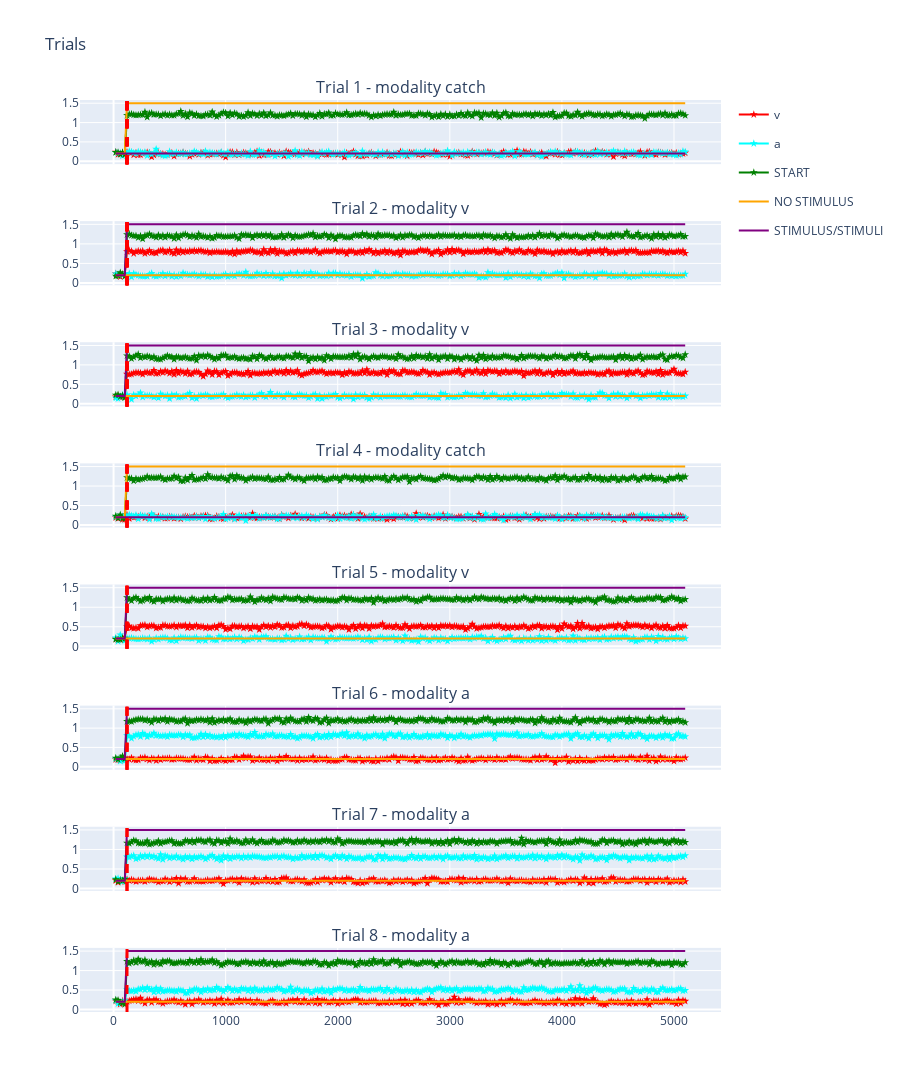

The cell this chart's notebook holds for it:
### Code cell
fig = hab_task.plot_trials(8)
fig.show()

### Figure 1 — Plotly figure (JSON) as saved in the notebook; plotly's stock layout.template omitted (floating-point values rounded to 4 significant figures; data arrays with more than 128 entries replaced by an {"elided": "..."} marker saying what was removed)
{"data": [{"legendgroup": "v", "line": {"color": "#ff0000"}, "marker": {"symbol": "star"}, "mode": "markers+lines", "name": "v", "showlegend": true, "type": "scatter", "x": {"elided": "255 int values"}, "xaxis": "x", "y": {"elided": "255 float values"}, "yaxis": "y"}, {"legendgroup": "a", "line": {"color": "#00ffff"}, "marker": {"symbol": "star"}, "mode": "markers+lines", "name": "a", "showlegend": true, "type": "scatter", "x": {"elided": "255 int values"}, "xaxis": "x", "y": {"elided": "255 float values"}, "yaxis": "y"}, {"legendgroup": "START", "line": {"color": "green"}, "marker": {"symbol": "star"}, "mode": "markers+lines", "name": "START", "showlegend": true, "type": "scatter", "x": {"elided": "255 int values"}, "xaxis": "x", "y": {"elided": "255 float values"}, "yaxis": "y"}, {"legendgroup": "OUTPUT 1", "line": {"color": "orange"}, "mode": "lines", "name": "NO STIMULUS", "showlegend": true, "type": "scatter", "x": {"elided": "255 int values"}, "xaxis": "x", "y": {"elided": "255 float values"}, "yaxis": "y"}, {"legendgroup": "OUTPUT 2", "line": {"color": "purple"}, "mode": "lines", "name": "STIMULUS/STIMULI", "showlegend": true, "type": "scatter", "x": {"elided": "255 int values"}, "xaxis": "x", "y": {"elided": "255 float values"}, "yaxis": "y"}, {"legendgroup": "v", "line": {"color": "#ff0000"}, "marker": {"symbol": "star"}, "mode": "markers+lines", "name": "v", "showlegend": false, "type": "scatter", "x": {"elided": "255 int values"}, "xaxis": "x2", "y": {"elided": "255 float values"}, "yaxis": "y2"}, {"legendgroup": "a", "line": {"color": "#00ffff"}, "marker": {"symbol": "star"}, "mode": "markers+lines", "name": "a", "showlegend": false, "type": "scatter", "x": {"elided": "255 int values"}, "xaxis": "x2", "y": {"elided": "255 float values"}, "yaxis": "y2"}, {"legendgroup": "START", "line": {"color": "green"}, "marker": {"symbol": "star"}, "mode": "markers+lines", "name": "START", "showlegend": false, "type": "scatter", "x": {"elided": "255 int values"}, "xaxis": "x2", "y": {"elided": "255 float values"}, "yaxis": "y2"}, {"legendgroup": "OUTPUT 1", "line": {"color": "orange"}, "mode": "lines", "name": "NO STIMULUS", "showlegend": false, "type": "scatter", "x": {"elided": "255 int values"}, "xaxis": "x2", "y": {"elided": "255 float values"}, "yaxis": "y2"}, {"legendgroup": "OUTPUT 2", "line": {"color": "purple"}, "mode": "lines", "name": "STIMULUS/STIMULI", "showlegend": false, "type": "scatter", "x": {"elided": "255 int values"}, "xaxis": "x2", "y": {"elided": "255 float values"}, "yaxis": "y2"}, {"legendgroup": "v", "line": {"color": "#ff0000"}, "marker": {"symbol": "star"}, "mode": "markers+lines", "name": "v", "showlegend": false, "type": "scatter", "x": {"elided": "255 int values"}, "xaxis": "x3", "y": {"elided": "255 float values"}, "yaxis": "y3"}, {"legendgroup": "a", "line": {"color": "#00ffff"}, "marker": {"symbol": "star"}, "mode": "markers+lines", "name": "a", "showlegend": false, "type": "scatter", "x": {"elided": "255 int values"}, "xaxis": "x3", "y": {"elided": "255 float values"}, "yaxis": "y3"}, {"legendgroup": "START", "line": {"color": "green"}, "marker": {"symbol": "star"}, "mode": "markers+lines", "name": "START", "showlegend": false, "type": "scatter", "x": {"elided": "255 int values"}, "xaxis": "x3", "y": {"elided": "255 float values"}, "yaxis": "y3"}, {"legendgroup": "OUTPUT 1", "line": {"color": "orange"}, "mode": "lines", "name": "NO STIMULUS", "showlegend": false, "type": "scatter", "x": {"elided": "255 int values"}, "xaxis": "x3", "y": {"elided": "255 float values"}, "yaxis": "y3"}, {"legendgroup": "OUTPUT 2", "line": {"color": "purple"}, "mode": "lines", "name": "STIMULUS/STIMULI", "showlegend": false, "type": "scatter", "x": {"elided": "255 int values"}, "xaxis": "x3", "y": {"elided": "255 float values"}, "yaxis": "y3"}, {"legendgroup": "v", "line": {"color": "#ff0000"}, "marker": {"symbol": "star"}, "mode": "markers+lines", "name": "v", "showlegend": false, "type": "scatter", "x": {"elided": "255 int values"}, "xaxis": "x4", "y": {"elided": "255 float values"}, "yaxis": "y4"}, {"legendgroup": "a", "line": {"color": "#00ffff"}, "marker": {"symbol": "star"}, "mode": "markers+lines", "name": "a", "showlegend": false, "type": "scatter", "x": {"elided": "255 int values"}, "xaxis": "x4", "y": {"elided": "255 float values"}, "yaxis": "y4"}, {"legendgroup": "START", "line": {"color": "green"}, "marker": {"symbol": "star"}, "mode": "markers+lines", "name": "START", "showlegend": false, "type": "scatter", "x": {"elided": "255 int values"}, "xaxis": "x4", "y": {"elided": "255 float values"}, "yaxis": "y4"}, {"legendgroup": "OUTPUT 1", "line": {"color": "orange"}, "mode": "lines", "name": "NO STIMULUS", "showlegend": false, "type": "scatter", "x": {"elided": "255 int values"}, "xaxis": "x4", "y": {"elided": "255 float values"}, "yaxis": "y4"}, {"legendgroup": "OUTPUT 2", "line": {"color": "purple"}, "mode": "lines", "name": "STIMULUS/STIMULI", "showlegend": false, "type": "scatter", "x": {"elided": "255 int values"}, "xaxis": "x4", "y": {"elided": "255 float values"}, "yaxis": "y4"}, {"legendgroup": "v", "line": {"color": "#ff0000"}, "marker": {"symbol": "star"}, "mode": "markers+lines", "name": "v", "showlegend": false, "type": "scatter", "x": {"elided": "255 int values"}, "xaxis": "x5", "y": {"elided": "255 float values"}, "yaxis": "y5"}, {"legendgroup": "a", "line": {"color": "#00ffff"}, "marker": {"symbol": "star"}, "mode": "markers+lines", "name": "a", "showlegend": false, "type": "scatter", "x": {"elided": "255 int values"}, "xaxis": "x5", "y": {"elided": "255 float values"}, "yaxis": "y5"}, {"legendgroup": "START", "line": {"color": "green"}, "marker": {"symbol": "star"}, "mode": "markers+lines", "name": "START", "showlegend": false, "type": "scatter", "x": {"elided": "255 int values"}, "xaxis": "x5", "y": {"elided": "255 float values"}, "yaxis": "y5"}, {"legendgroup": "OUTPUT 1", "line": {"color": "orange"}, "mode": "lines", "name": "NO STIMULUS", "showlegend": false, "type": "scatter", "x": {"elided": "255 int values"}, "xaxis": "x5", "y": {"elided": "255 float values"}, "yaxis": "y5"}, {"legendgroup": "OUTPUT 2", "line": {"color": "purple"}, "mode": "lines", "name": "STIMULUS/STIMULI", "showlegend": false, "type": "scatter", "x": {"elided": "255 int values"}, "xaxis": "x5", "y": {"elided": "255 float values"}, "yaxis": "y5"}, {"legendgroup": "v", "line": {"color": "#ff0000"}, "marker": {"symbol": "star"}, "mode": "markers+lines", "name": "v", "showlegend": false, "type": "scatter", "x": {"elided": "255 int values"}, "xaxis": "x6", "y": {"elided": "255 float values"}, "yaxis": "y6"}, {"legendgroup": "a", "line": {"color": "#00ffff"}, "marker": {"symbol": "star"}, "mode": "markers+lines", "name": "a", "showlegend": false, "type": "scatter", "x": {"elided": "255 int values"}, "xaxis": "x6", "y": {"elided": "255 float values"}, "yaxis": "y6"}, {"legendgroup": "START", "line": {"color": "green"}, "marker": {"symbol": "star"}, "mode": "markers+lines", "name": "START", "showlegend": false, "type": "scatter", "x": {"elided": "255 int values"}, "xaxis": "x6", "y": {"elided": "255 float values"}, "yaxis": "y6"}, {"legendgroup": "OUTPUT 1", "line": {"color": "orange"}, "mode": "lines", "name": "NO STIMULUS", "showlegend": false, "type": "scatter", "x": {"elided": "255 int values"}, "xaxis": "x6", "y": {"elided": "255 float values"}, "yaxis": "y6"}, {"legendgroup": "OUTPUT 2", "line": {"color": "purple"}, "mode": "lines", "name": "STIMULUS/STIMULI", "showlegend": false, "type": "scatter", "x": {"elided": "255 int values"}, "xaxis": "x6", "y": {"elided": "255 float values"}, "yaxis": "y6"}, {"legendgroup": "v", "line": {"color": "#ff0000"}, "marker": {"symbol": "star"}, "mode": "markers+lines", "name": "v", "showlegend": false, "type": "scatter", "x": {"elided": "255 int values"}, "xaxis": "x7", "y": {"elided": "255 float values"}, "yaxis": "y7"}, {"legendgroup": "a", "line": {"color": "#00ffff"}, "marker": {"symbol": "star"}, "mode": "markers+lines", "name": "a", "showlegend": false, "type": "scatter", "x": {"elided": "255 int values"}, "xaxis": "x7", "y": {"elided": "255 float values"}, "yaxis": "y7"}, {"legendgroup": "START", "line": {"color": "green"}, "marker": {"symbol": "star"}, "mode": "markers+lines", "name": "START", "showlegend": false, "type": "scatter", "x": {"elided": "255 int values"}, "xaxis": "x7", "y": {"elided": "255 float values"}, "yaxis": "y7"}, {"legendgroup": "OUTPUT 1", "line": {"color": "orange"}, "mode": "lines", "name": "NO STIMULUS", "showlegend": false, "type": "scatter", "x": {"elided": "255 int values"}, "xaxis": "x7", "y": {"elided": "255 float values"}, "yaxis": "y7"}, {"legendgroup": "OUTPUT 2", "line": {"color": "purple"}, "mode": "lines", "name": "STIMULUS/STIMULI", "showlegend": false, "type": "scatter", "x": {"elided": "255 int values"}, "xaxis": "x7", "y": {"elided": "255 float values"}, "yaxis": "y7"}, {"legendgroup": "v", "line": {"color": "#ff0000"}, "marker": {"symbol": "star"}, "mode": "markers+lines", "name": "v", "showlegend": false, "type": "scatter", "x": {"elided": "255 int values"}, "xaxis": "x8", "y": {"elided": "255 float values"}, "yaxis": "y8"}, {"legendgroup": "a", "line": {"color": "#00ffff"}, "marker": {"symbol": "star"}, "mode": "markers+lines", "name": "a", "showlegend": false, "type": "scatter", "x": {"elided": "255 int values"}, "xaxis": "x8", "y": {"elided": "255 float values"}, "yaxis": "y8"}, {"legendgroup": "START", "line": {"color": "green"}, "marker": {"symbol": "star"}, "mode": "markers+lines", "name": "START", "showlegend": false, "type": "scatter", "x": {"elided": "255 int values"}, "xaxis": "x8", "y": {"elided": "255 float values"}, "yaxis": "y8"}, {"legendgroup": "OUTPUT 1", "line": {"color": "orange"}, "mode": "lines", "name": "NO STIMULUS", "showlegend": false, "type": "scatter", "x": {"elided": "255 int values"}, "xaxis": "x8", "y": {"elided": "255 float values"}, "yaxis": "y8"}, {"legendgroup": "OUTPUT 2", "line": {"color": "purple"}, "mode": "lines", "name": "STIMULUS/STIMULI", "showlegend": false, "type": "scatter", "x": {"elided": "255 int values"}, "xaxis": "x8", "y": {"elided": "255 float values"}, "yaxis": "y8"}], "layout": {"annotations": [{"font": {"size": 16}, "showarrow": false, "text": "Trial 1 - modality catch", "x": 0.5, "xanchor": "center", "xref": "paper", "y": 1, "yanchor": "bottom", "yref": "paper"}, {"font": {"size": 16}, "showarrow": false, "text": "Trial 2 - modality v", "x": 0.5, "xanchor": "center", "xref": "paper", "y": 0.8672, "yanchor": "bottom", "yref": "paper"}, {"font": {"size": 16}, "showarrow": false, "text": "Trial 3 - modality v", "x": 0.5, "xanchor": "center", "xref": "paper", "y": 0.7344, "yanchor": "bottom", "yref": "paper"}, {"font": {"size": 16}, "showarrow": false, "text": "Trial 4 - modality catch", "x": 0.5, "xanchor": "center", "xref": "paper", "y": 0.6016, "yanchor": "bottom", "yref": "paper"}, {"font": {"size": 16}, "showarrow": false, "text": "Trial 5 - modality v", "x": 0.5, "xanchor": "center", "xref": "paper", "y": 0.4688, "yanchor": "bottom", "yref": "paper"}, {"font": {"size": 16}, "showarrow": false, "text": "Trial 6 - modality a", "x": 0.5, "xanchor": "center", "xref": "paper", "y": 0.3359, "yanchor": "bottom", "yref": "paper"}, {"font": {"size": 16}, "showarrow": false, "text": "Trial 7 - modality a", "x": 0.5, "xanchor": "center", "xref": "paper", "y": 0.2031, "yanchor": "bottom", "yref": "paper"}, {"font": {"size": 16}, "showarrow": false, "text": "Trial 8 - modality a", "x": 0.5, "xanchor": "center", "xref": "paper", "y": 0.07031, "yanchor": "bottom", "yref": "paper"}], "height": 1300, "shapes": [{"line": {"color": "red", "dash": "dash", "width": 3}, "type": "line", "x0": 120, "x1": 120, "xref": "x", "y0": 0, "y1": 1, "yref": "y domain"}, {"line": {"color": "red", "dash": "dash", "width": 3}, "type": "line", "x0": 120, "x1": 120, "xref": "x", "y0": 0, "y1": 1, "yref": "y domain"}, {"line": {"color": "red", "dash": "dash", "width": 3}, "type": "line", "x0": 120, "x1": 120, "xref": "x2", "y0": 0, "y1": 1, "yref": "y2 domain"}, {"line": {"color": "red", "dash": "dash", "width": 3}, "type": "line", "x0": 120, "x1": 120, "xref": "x", "y0": 0, "y1": 1, "yref": "y domain"}, {"line": {"color": "red", "dash": "dash", "width": 3}, "type": "line", "x0": 120, "x1": 120, "xref": "x2", "y0": 0, "y1": 1, "yref": "y2 domain"}, {"line": {"color": "red", "dash": "dash", "width": 3}, "type": "line", "x0": 120, "x1": 120, "xref": "x3", "y0": 0, "y1": 1, "yref": "y3 domain"}, {"line": {"color": "red", "dash": "dash", "width": 3}, "type": "line", "x0": 120, "x1": 120, "xref": "x", "y0": 0, "y1": 1, "yref": "y domain"}, {"line": {"color": "red", "dash": "dash", "width": 3}, "type": "line", "x0": 120, "x1": 120, "xref": "x2", "y0": 0, "y1": 1, "yref": "y2 domain"}, {"line": {"color": "red", "dash": "dash", "width": 3}, "type": "line", "x0": 120, "x1": 120, "xref": "x3", "y0": 0, "y1": 1, "yref": "y3 domain"}, {"line": {"color": "red", "dash": "dash", "width": 3}, "type": "line", "x0": 120, "x1": 120, "xref": "x4", "y0": 0, "y1": 1, "yref": "y4 domain"}, {"line": {"color": "red", "dash": "dash", "width": 3}, "type": "line", "x0": 120, "x1": 120, "xref": "x", "y0": 0, "y1": 1, "yref": "y domain"}, {"line": {"color": "red", "dash": "dash", "width": 3}, "type": "line", "x0": 120, "x1": 120, "xref": "x2", "y0": 0, "y1": 1, "yref": "y2 domain"}, {"line": {"color": "red", "dash": "dash", "width": 3}, "type": "line", "x0": 120, "x1": 120, "xref": "x3", "y0": 0, "y1": 1, "yref": "y3 domain"}, {"line": {"color": "red", "dash": "dash", "width": 3}, "type": "line", "x0": 120, "x1": 120, "xref": "x4", "y0": 0, "y1": 1, "yref": "y4 domain"}, {"line": {"color": "red", "dash": "dash", "width": 3}, "type": "line", "x0": 120, "x1": 120, "xref": "x5", "y0": 0, "y1": 1, "yref": "y5 domain"}, {"line": {"color": "red", "dash": "dash", "width": 3}, "type": "line", "x0": 120, "x1": 120, "xref": "x", "y0": 0, "y1": 1, "yref": "y domain"}, {"line": {"color": "red", "dash": "dash", "width": 3}, "type": "line", "x0": 120, "x1": 120, "xref": "x2", "y0": 0, "y1": 1, "yref": "y2 domain"}, {"line": {"color": "red", "dash": "dash", "width": 3}, "type": "line", "x0": 120, "x1": 120, "xref": "x3", "y0": 0, "y1": 1, "yref": "y3 domain"}, {"line": {"color": "red", "dash": "dash", "width": 3}, "type": "line", "x0": 120, "x1": 120, "xref": "x4", "y0": 0, "y1": 1, "yref": "y4 domain"}, {"line": {"color": "red", "dash": "dash", "width": 3}, "type": "line", "x0": 120, "x1": 120, "xref": "x5", "y0": 0, "y1": 1, "yref": "y5 domain"}, {"line": {"color": "red", "dash": "dash", "width": 3}, "type": "line", "x0": 120, "x1": 120, "xref": "x6", "y0": 0, "y1": 1, "yref": "y6 domain"}, {"line": {"color": "red", "dash": "dash", "width": 3}, "type": "line", "x0": 120, "x1": 120, "xref": "x", "y0": 0, "y1": 1, "yref": "y domain"}, {"line": {"color": "red", "dash": "dash", "width": 3}, "type": "line", "x0": 120, "x1": 120, "xref": "x2", "y0": 0, "y1": 1, "yref": "y2 domain"}, {"line": {"color": "red", "dash": "dash", "width": 3}, "type": "line", "x0": 120, "x1": 120, "xref": "x3", "y0": 0, "y1": 1, "yref": "y3 domain"}, {"line": {"color": "red", "dash": "dash", "width": 3}, "type": "line", "x0": 120, "x1": 120, "xref": "x4", "y0": 0, "y1": 1, "yref": "y4 domain"}, {"line": {"color": "red", "dash": "dash", "width": 3}, "type": "line", "x0": 120, "x1": 120, "xref": "x5", "y0": 0, "y1": 1, "yref": "y5 domain"}, {"line": {"color": "red", "dash": "dash", "width": 3}, "type": "line", "x0": 120, "x1": 120, "xref": "x6", "y0": 0, "y1": 1, "yref": "y6 domain"}, {"line": {"color": "red", "dash": "dash", "width": 3}, "type": "line", "x0": 120, "x1": 120, "xref": "x7", "y0": 0, "y1": 1, "yref": "y7 domain"}, {"line": {"color": "red", "dash": "dash", "width": 3}, "type": "line", "x0": 120, "x1": 120, "xref": "x", "y0": 0, "y1": 1, "yref": "y domain"}, {"line": {"color": "red", "dash": "dash", "width": 3}, "type": "line", "x0": 120, "x1": 120, "xref": "x2", "y0": 0, "y1": 1, "yref": "y2 domain"}, {"line": {"color": "red", "dash": "dash", "width": 3}, "type": "line", "x0": 120, "x1": 120, "xref": "x3", "y0": 0, "y1": 1, "yref": "y3 domain"}, {"line": {"color": "red", "dash": "dash", "width": 3}, "type": "line", "x0": 120, "x1": 120, "xref": "x4", "y0": 0, "y1": 1, "yref": "y4 domain"}, {"line": {"color": "red", "dash": "dash", "width": 3}, "type": "line", "x0": 120, "x1": 120, "xref": "x5", "y0": 0, "y1": 1, "yref": "y5 domain"}, {"line": {"color": "red", "dash": "dash", "width": 3}, "type": "line", "x0": 120, "x1": 120, "xref": "x6", "y0": 0, "y1": 1, "yref": "y6 domain"}, {"line": {"color": "red", "dash": "dash", "width": 3}, "type": "line", "x0": 120, "x1": 120, "xref": "x7", "y0": 0, "y1": 1, "yref": "y7 domain"}, {"line": {"color": "red", "dash": "dash", "width": 3}, "type": "line", "x0": 120, "x1": 120, "xref": "x8", "y0": 0, "y1": 1, "yref": "y8 domain"}], "title": {"text": "Trials"}, "width": 900, "xaxis": {"anchor": "y", "domain": [0, 1], "matches": "x8", "showticklabels": false}, "xaxis2": {"anchor": "y2", "domain": [0, 1], "matches": "x8", "showticklabels": false}, "xaxis3": {"anchor": "y3", "domain": [0, 1], "matches": "x8", "showticklabels": false}, "xaxis4": {"anchor": "y4", "domain": [0, 1], "matches": "x8", "showticklabels": false}, "xaxis5": {"anchor": "y5", "domain": [0, 1], "matches": "x8", "showticklabels": false}, "xaxis6": {"anchor": "y6", "domain": [0, 1], "matches": "x8", "showticklabels": false}, "xaxis7": {"anchor": "y7", "domain": [0, 1], "matches": "x8", "showticklabels": false}, "xaxis8": {"anchor": "y8", "domain": [0, 1]}, "yaxis": {"anchor": "x", "domain": [0.9297, 1]}, "yaxis2": {"anchor": "x2", "domain": [0.7969, 0.8672]}, "yaxis3": {"anchor": "x3", "domain": [0.6641, 0.7344]}, "yaxis4": {"anchor": "x4", "domain": [0.5312, 0.6016]}, "yaxis5": {"anchor": "x5", "domain": [0.3984, 0.4688]}, "yaxis6": {"anchor": "x6", "domain": [0.2656, 0.3359]}, "yaxis7": {"anchor": "x7", "domain": [0.1328, 0.2031]}, "yaxis8": {"anchor": "x8", "domain": [0, 0.07031]}}}
